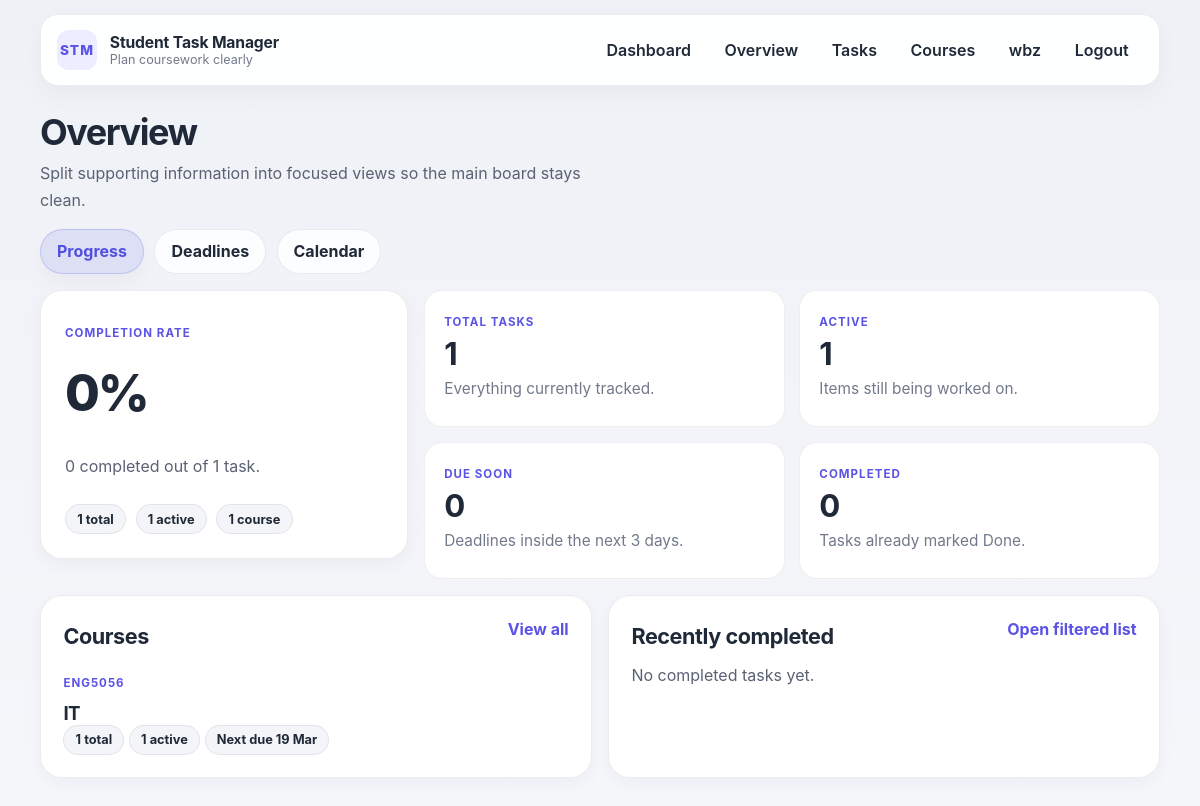
The page /overview/ (signed in) on the database its author committed.
### core/models.py (models this page shows, shortened)
class Profile(models.Model):
    user = models.OneToOneField(settings.AUTH_USER_MODEL, on_delete=models.CASCADE, related_name='profile')
    display_name = models.CharField(max_length=120, blank=True)
    avatar = models.URLField(blank=True, help_text='Optional image URL for your profile avatar.')
    created_at = models.DateTimeField(auto_now_add=True)

class Course(models.Model):
    user = models.ForeignKey(settings.AUTH_USER_MODEL, on_delete=models.CASCADE, related_name='courses')
    code = models.CharField(max_length=20)
    title = models.CharField(max_length=150)
    semester = models.CharField(max_length=50, blank=True)
    created_at = models.DateTimeField(auto_now_add=True)
    class Meta:
        ordering = ['code', 'title']
        constraints = [
            models.UniqueConstraint(fields=['user', 'code'], name='unique_course_code_per_user')
        ]

### core/views.py (the view)
# urls.py: path('overview/', OverviewView.as_view(), name='overview'),
class OverviewView(LoginRequiredMixin, TemplateView):
    template_name = 'core/overview.html'
    def get_context_data(self, **kwargs):
        context = super().get_context_data(**kwargs)
        active_tab = self.request.GET.get('tab', 'progress')
        valid_tabs = {key for key, _label in OVERVIEW_TABS}
        if active_tab not in valid_tabs:
            active_tab = 'progress'
        all_tasks = base_task_queryset(self.request.user).order_by('due_date', '-updated_at')
        summary = build_dashboard_summary(all_tasks)
        tab_links = {key: f"{reverse('overview')}?{urlencode({'tab': key})}" for key, _label in OVERVIEW_TABS}
        calendar_context = build_calendar_context(self.request.user, self.request.GET.get('month'))
        calendar_context['calendar_prev_url'] = f"{reverse('overview')}?{urlencode({'tab': 'calendar', 'month': calendar_context['calendar_prev_param']})}"
        calendar_context['calendar_next_url'] = f"{reverse('overview')}?{urlencode({'tab': 'calendar', 'month': calendar_context['calendar_next_param']})}"
        context.update({
            'active_tab': active_tab,
            'overview_tabs': OVERVIEW_TABS,
            'overview_tab_links': tab_links,
            'course_count': Course.objects.filter(user=self.request.user).count(),
            'course_summaries': build_course_summaries(self.request.user)[:6],
            **summary,
            **calendar_context,
        })
        return context

### core/services.py (called while the page is built, shortened)
def base_task_queryset(user):
    return Task.objects.filter(user=user).select_related('course')

def build_course_summaries(user):
    active_statuses = [Task.Status.TODO, Task.Status.DOING]
    return Course.objects.filter(user=user).annotate(
        total_tasks=Count('tasks', distinct=True),
        completed_tasks=Count('tasks', filter=Q(tasks__status=Task.Status.DONE), distinct=True),
        active_tasks=Count('tasks', filter=Q(tasks__status__in=active_statuses), distinct=True),
        next_due_date=Min('tasks__due_date', filter=Q(tasks__status__in=active_statuses)),
    )

def parse_month_param(month_value: str | None) -> tuple[int, int]:
    today = timezone.localdate()
    return today.year, today.month

### templates/core/overview.html (shortened to what this page needs)
{% extends 'base.html' %}
{% block content %}
<section class="dashboard-header-strip overview-header-tabs">
    <div>
        <h1>Overview</h1>
        <p class="hero-text dashboard-intro">Split supporting information into focused views so the main board stays clean.</p>
        <nav class="overview-tabs" aria-label="Overview sections">
            <a class="overview-tab{% if active_tab == 'progress' %} is-active{% endif %}" href="{% url 'overview' %}?tab=progress">Progress</a>
            <a class="overview-tab{% if active_tab == 'deadlines' %} is-active{% endif %}" href="{% url 'overview' %}?tab=deadlines">Deadlines</a>
            <a class="overview-tab{% if active_tab == 'calendar' %} is-active{% endif %}" href="{% url 'overview' %}?tab=calendar&month={{ calendar_month_param }}">Calendar</a>
        </nav>
    </div>
</section>
{% if active_tab == 'progress' %}
    <section class="overview-grid overview-grid-tight">
        <article class="card overview-hero">
            <p class="mini-label">Completion rate</p>
            <div class="hero-metric">{{ completion_rate }}%</div>
            <p class="muted-light">{{ done_count }} completed out of {{ total_tasks }} task{{ total_tasks|pluralize }}.</p>
            <div class="hero-pill-row compact-hero-pills">
                <span class="chip chip-neutral">{{ total_tasks }} total</span>
                <span class="chip chip-neutral">{{ active_count }} active</span>
                <span class="chip chip-neutral">{{ course_count }} course{{ course_count|pluralize }}</span>
            </div>
        </article>
        <div class="metric-grid overview-metrics compact-metric-grid">
            <article class="metric-card"><span class="metric-kicker">Total tasks</span><strong>{{ total_tasks }}</strong><p>Everything currently tracked.</p></article>
            <article class="metric-card"><span class="metric-kicker">Active</span><strong>{{ active_count }}</strong><p>Items still being worked on.</p></article>
            <article class="metric-card"><span class="metric-kicker">Due soon</span><strong>{{ due_soon_count }}</strong><p>Deadlines inside the next 3 days.</p></article>
            <article class="metric-card"><span class="metric-kicker">Completed</span><strong>{{ done_count }}</strong><p>Tasks already marked Done.</p></article>
        </div>
    </section>
    <section class="overview-detail-grid overview-detail-grid-split">
        <article class="card section-card">
            <div class="section-heading">
                <h2>Courses</h2>
                <a class="text-link" href="{% url 'course_list' %}">View all</a>
            </div>
            {% if course_summaries %}
                <div class="course-grid overview-course-grid compact-course-grid">
                    {% for course in course_summaries %}
                        <article class="course-item">
                            <div class="course-item-head">
                                <div>
                                    <p class="course-code">{{ course.code }}</p>
                                    <h3>{{ course.title }}</h3>
                                </div>
                            </div>
                            <div class="course-item-meta">
                                <span class="chip chip-neutral">{{ course.total_tasks }} total</span>
                                <span class="chip chip-neutral">{{ course.active_tasks }} active</span>
                                {% if course.next_due_date %}<span class="chip chip-neutral">Next due {{ course.next_due_date|date:'d M' }}</span>{% endif %}
                            </div>
                        </article>
                    {% endfor %}
                </div>
            {% else %}
                <p class="empty-copy">No courses yet. Create one to organise your tasks.</p>
            {% endif %}
        </article>
        <article class="card section-card">
            <div class="section-heading">
                <h2>Recently completed</h2>
                <a class="text-link" href="{% url 'task_list' %}?status=done">Open filtered list</a>
            </div>
            {% if recent_completed_tasks %}
                <div class="stack-list">
                    {% for task in recent_completed_tasks %}
                        <a class="stack-item" href="{% url 'task_detail' task.pk %}?next={{ request.get_full_path|urlencode }}">
                            <div>
                                <strong>{{ task.title }}</strong>
                                <p>{{ task.course.code }} · completed {{ task.completed_at|date:'d M Y' }}</p>
                            </div>
                            <span class="badge status-badge status-done">Done</span>
                        </a>
                    {% endfor %}
                </div>
            {% else %}
                <p class="empty-copy">No completed tasks yet.</p>
            {% endif %}
        </article>
    </section>
{% endif %}
{% endblock %}

### templates/base.html (shortened to what this page needs)
{% load static %}
<!DOCTYPE html>
<html lang="en">
<head>
    <link rel="stylesheet" href="{% static 'css/styles.css' %}?v=19">
</head>
<body class="page-transition-shell">
    <header class="site-header">
        <div class="container header-shell">
            <a class="brand" href="{% url 'dashboard' %}">
                <span class="brand-mark">STM</span>
                <span>
                    <strong>Student Task Manager</strong>
                    <small>Plan coursework clearly</small>
                </span>
            </a>
            <nav id="site-nav" class="site-nav" aria-label="Primary">
                <ul>
                    {% if request.user.is_authenticated %}
                        <li><a href="{% url 'dashboard' %}">Dashboard</a></li>
                        <li><a href="{% url 'overview' %}">Overview</a></li>
                        <li><a href="{% url 'task_list' %}">Tasks</a></li>
                        <li><a href="{% url 'course_list' %}">Courses</a></li>
                        <li><a href="{% url 'profile' %}">{{ request.user.profile.display_name|default:request.user.username }}</a></li>
                        <li>
                            <form method="post" action="{% url 'logout' %}" data-confirm-title="Log out?" data-confirm="Do you want to log out of your account now?" data-confirm-confirm="Log out" data-confirm-cancel="Cancel" data-page-transition-form>
                                <button class="link-button" type="submit">Logout</button>
                            </form>
                        </li>
                    {% else %}
                        <li><a href="{% url 'login' %}">Login</a></li>
                        <li><a class="nav-pill guest-register-link" href="{% url 'register' %}">Create account</a></li>
                    {% endif %}
                </ul>
            </nav>
        </div>
    </header>
    <main id="main-content" class="container main-shell page-transition-main">
        {% block content %}{% endblock %}
    </main>
</body>
</html>

### rows shown on the page
Course: code "ENG5056", title "IT", total_tasks "1", active_tasks "1", next_due_date "19 Mar"

### other values the page prints
{{ request.user.profile.display_name|default:request.user.username }} "wbz"
{{ completion_rate }} "0"
{{ done_count }} "0"
{{ total_tasks }} "1"
{{ active_count }} "1"
{{ course_count }} "1"
{{ due_soon_count }} "0"
